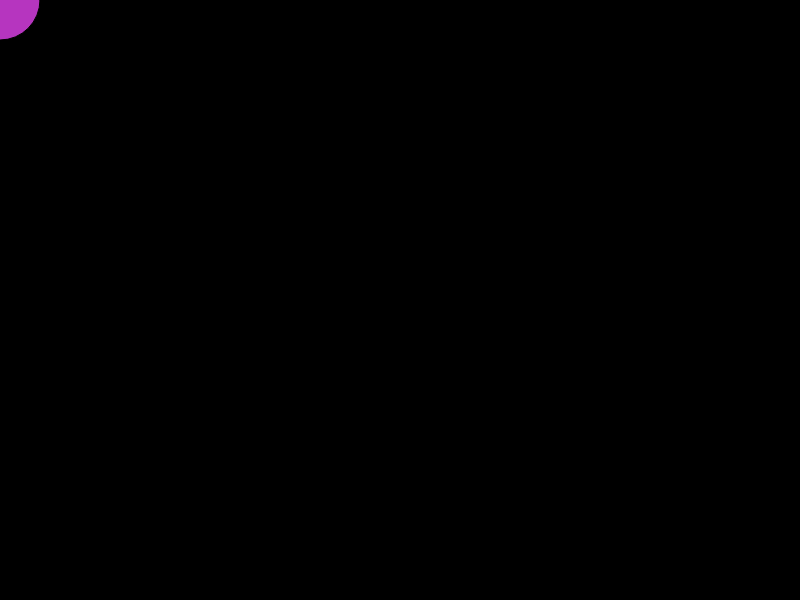
Frame 1 (no input)
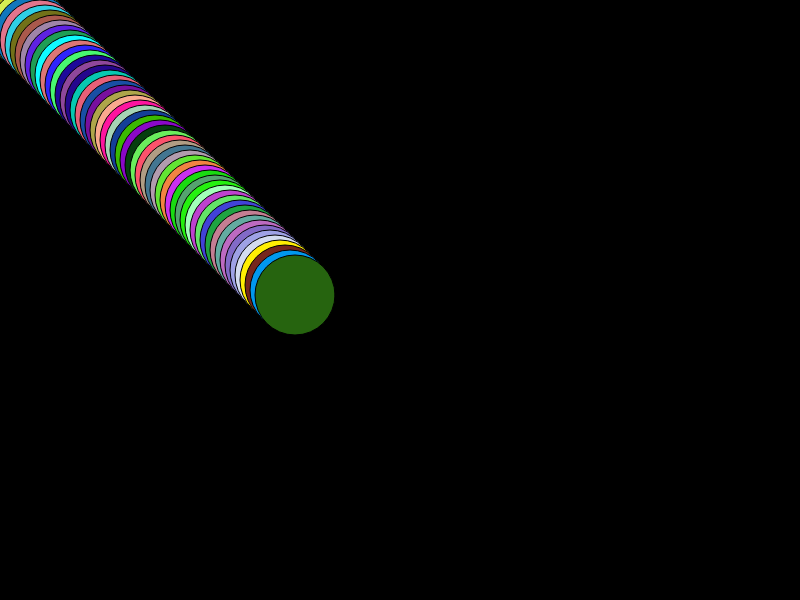
Frame 60 (no input)
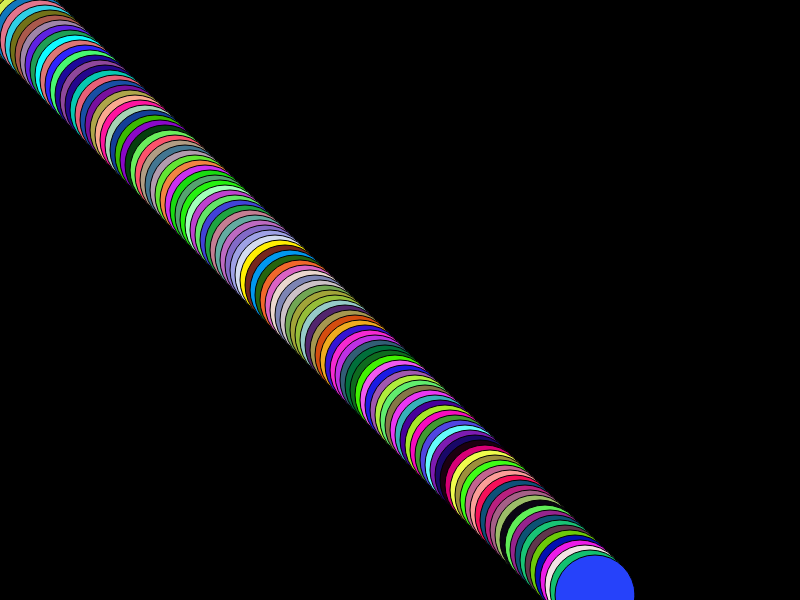
Frame 120 (the mouse pressed at the canvas centre since frame 60)

The p5.js sketch that drew these frames (run headless with seeded random() and noise() and a simulated clock; from frame 60 on, the mouse is pressed at the canvas centre):

// p5.js sketch
// ── sketch.js
var x = 0;
var y = 0;
var directionX = 5;
var directionY = 5;


function setup() {
  // put setup code here
    createCanvas(800, 600);
        background(0);

}

function draw() {
  // put drawing code here
    
    fill(random(0,255),random(0,255),random(0,255)), 25;
    ellipse(x, y, 80, 80);
move();
}


function move(){
    if(x < 0 || x > width){
        directionX = directionX * -1;
    }
    if(y < 0 || y > height){
        directionY = directionY * -1;
    }
    x = x + directionX;
    y = y + directionY;

}
